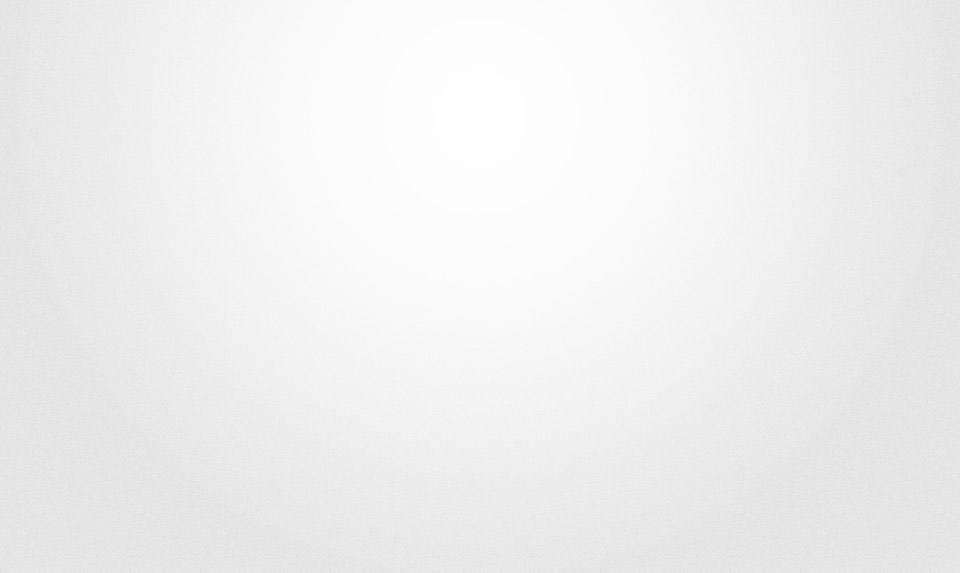
#> input picture images/highlight-bg.jpg, 960 x 573 px
$ python frequency_tuned.py ../images/highlight-bg.jpg
#> lines starting #> are read from the running program, lines starting #| are printed output that depends on the picture; long printed decimals are rounded
#> further down, img is the input picture: shape (573, 960, 3); min 221, max 255, mean 239.3
### salienpy/commons.py
def minmaxnormalization(vector):
    """
    Makes the min max normalization over a numpy vector
    $$ v_i = (v_i - min(v)) / max(v)
    """
    vector = vector - (vector.min())
    vector = vector / (vector.max())
    return vector


# [23 lines left out: function gen_even_slices, not called in this run]

### salienpy/frequency_tuned.py
#!/usr/bin/env python
import cv2
import numpy
from commons import minmaxnormalization


def frequency_tuned_saliency(image):
    """
    Frequency Tuned Saliency.
    Find the Euclidean distance between
    the Lab pixel vector in a Gaussian filtered image
    with the average Lab vector for the input image.
    R. Achanta, S. Hemami, F. Estrada and S. Susstrunk,
    Frequency-tuned Salient Region
    Detection, IEEE International Conference on Computer
     Vision and Pattern Recognition

    Args:
        image (numpy.array): an image.

    Returns:
       a 2d image saliency map.
    """
    image = cv2.cvtColor(image, cv2.COLOR_BGR2LAB)
#> image: shape (573, 960, 3); mean of channels 0, 1, 2 241.3, 128, 128
    #mean of each channel
    means = []
    for c in range(image.shape[2]):
        means.append(image[:, :, c].mean())
#> after the loop, means = [241.3, 128, 128]
    means = numpy.asarray(means)

    image = cv2.medianBlur(image, 9)
#> image: shape (573, 960, 3); mean of channels 0, 1, 2 241.3, 128, 128
    dist = (image - means) ** 2
#> dist: shape (573, 960, 3) float64; mean of channels 0, 1, 2 53.6, 0, 0
    print("mean color is %s" % means)
#| mean color is [241.254 128.         128.        ]
    salmap = numpy.zeros((dist.shape[0], dist.shape[1]))
    for i in range(dist.shape[0]):
        for j in range(dist.shape[1]):
            salmap[i][j] = numpy.sqrt(dist[i][j].sum())
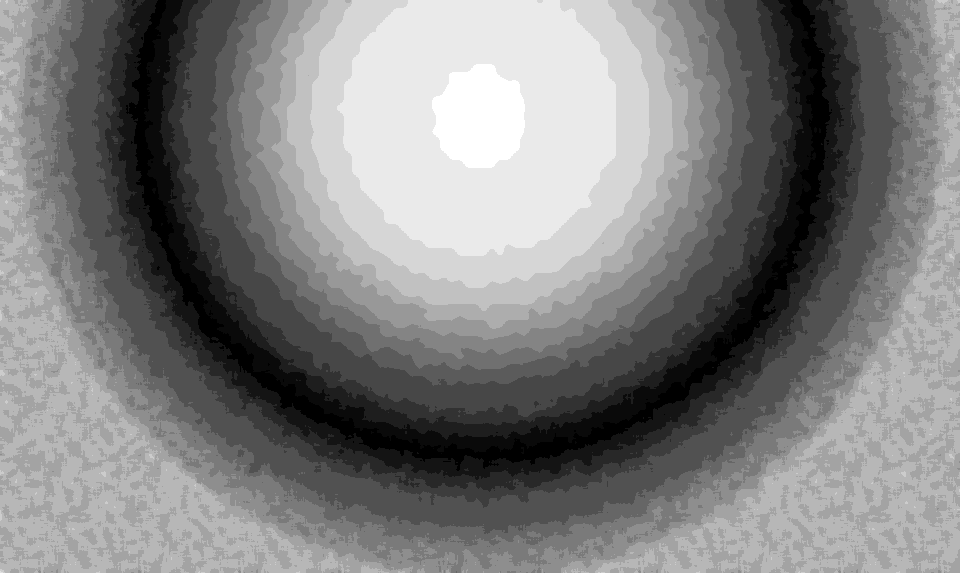
#> salmap: shape (573, 960) float64; min 0.254, max 12.75, mean 6.49; drawn with min black and max white
    return minmaxnormalization(salmap)

if __name__ == '__main__':
    import sys
    import re
    import os
    img = cv2.imread(sys.argv[1])
    basename = os.path.basename(sys.argv[1])
    m = re.search('(.*)\..+', basename)
    stem = m.groups()[0]
    sal = frequency_tuned_saliency(img) * 255
    cv2.imwrite("%s.png" % stem, sal)

$ run again, on images/jeff_discus.png
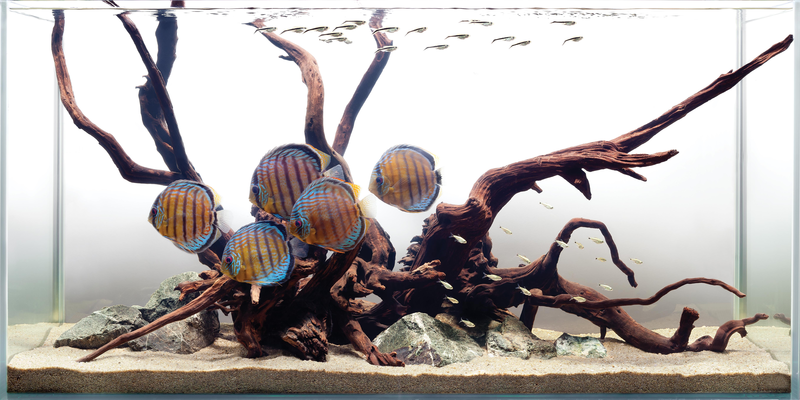
#> input picture images/jeff_discus.png, 800 x 400 px
#> img is the input picture: shape (400, 800, 3); mean B, G, R 174.3, 176.4, 182.1
#> after the loop in frequency_tuned_saliency, `for c in range(image.shape[2]):`: means = [180.7, 130.3, 129.9]
#> dist: shape (400, 800, 3) float64; mean of channels 0, 1, 2 6715.9, 25.1, 48.9
#| mean color is [180.701 130.328 129.937 ]
#> after the loop in frequency_tuned_saliency, `for i in range(dist.shape[0]):`:
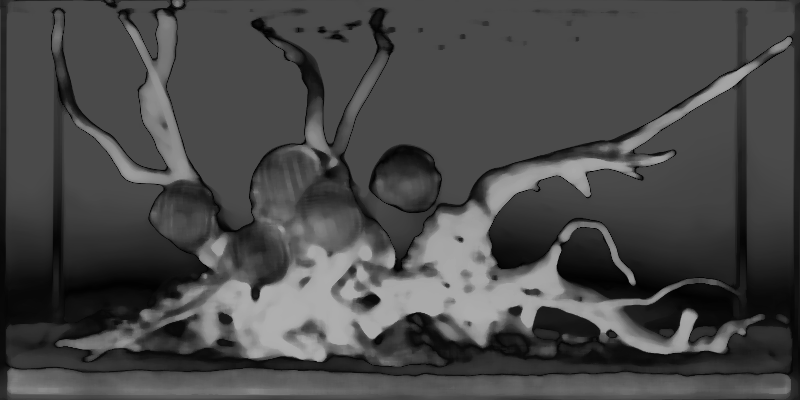
#> salmap: shape (400, 800) float64; min 0.448, max 175.7, mean 72.8
#> in minmaxnormalization, `vector = vector / (vector.max())`:
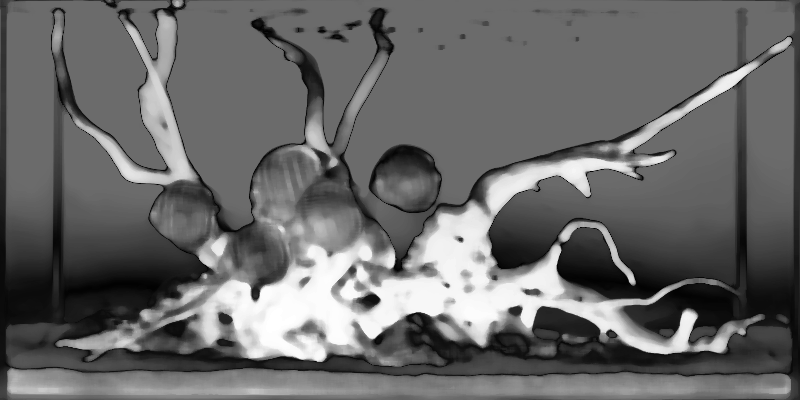
#> vector: shape (400, 800) float64; min 0, max 1, mean 0.413
